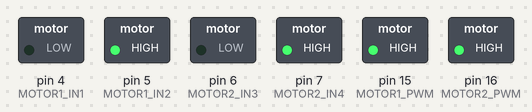
This sketch was run on a simulated Arduino Uno, built with avr-gcc and run on an emulated ATmega328P. Parts: switched loads named in the sketch (green lamp = pin HIGH).

Above: at 0.1 s.
Timing chart, 0 to 1.6 s (numbered marks = the images above):
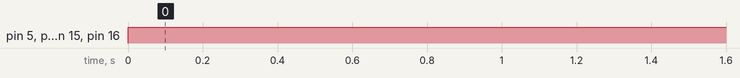

The sketch:

Motor_calibration.ino
```cpp
// pin defines
#define MOTOR1_IN1 4
#define MOTOR1_IN2 5
#define MOTOR1_PWM 15
#define MOTOR2_IN3 6
#define MOTOR2_IN4 7
#define MOTOR2_PWM 16

void setup() {
  // pin setup
  pinMode(MOTOR1_IN1,OUTPUT);
  pinMode(MOTOR1_IN2,OUTPUT);
  pinMode(MOTOR1_PWM,OUTPUT);
  pinMode(MOTOR2_IN3,OUTPUT);
  pinMode(MOTOR2_IN4,OUTPUT);
  pinMode(MOTOR2_PWM,OUTPUT);
}

void loop() {
  int powFwd = 220;
  // dir : 1 = forward, 2 = backward, 3 = turn left, 4 = turn right

  driveForward(powFwd);
}

void driveForward(int pow) {
  moveMotor(1, 1, pow);
  moveMotor(2, 1, pow);
}
void driveBackward(int pow) {
  moveMotor(1, 0, pow);
  moveMotor(2, 0, pow);
}
void turnLeft(int pow) {
  moveMotor(1, 1, pow);
  moveMotor(2, 0, pow);
}
void turnRight(int pow) {
  moveMotor(1, 0, pow);
  moveMotor(2, 1, pow);
}
void stopMotors(void) {
  moveMotor(1, 1, 0);
  moveMotor(2, 1, 0);
}


void moveMotor(int motorNumber, int direction, int pwmPow) {
  // direction == 1 - forward
  // direction == 0 -backward

  if (motorNumber == 1) {
    if (direction == 1) {
      digitalWrite(MOTOR1_IN1, LOW);
      digitalWrite(MOTOR1_IN2, HIGH);
    }
    else {
      digitalWrite(MOTOR1_IN1, HIGH);
      digitalWrite(MOTOR1_IN2, LOW);
    }
    analogWrite(MOTOR1_PWM, pwmPow);
  }
  else if (motorNumber == 2) {
    if (direction == 1) {
      digitalWrite(MOTOR2_IN3, LOW);
      digitalWrite(MOTOR2_IN4, HIGH);
    }
    else {
      digitalWrite(MOTOR2_IN3, HIGH);
      digitalWrite(MOTOR2_IN4, LOW);
    }
    analogWrite(MOTOR2_PWM, pwmPow);
  }
  else{
    Serial.print("Error: motor nonexistent - pausing execution");
    while(1) {
      ;
    }
  }
}
```

Measured:
- by itself, pin 5 (MOTOR1_IN2), pin 7 (MOTOR2_IN4), pin 15 (MOTOR1_PWM), pin 16 (MOTOR2_PWM): LOW → HIGH at 0.00 s
